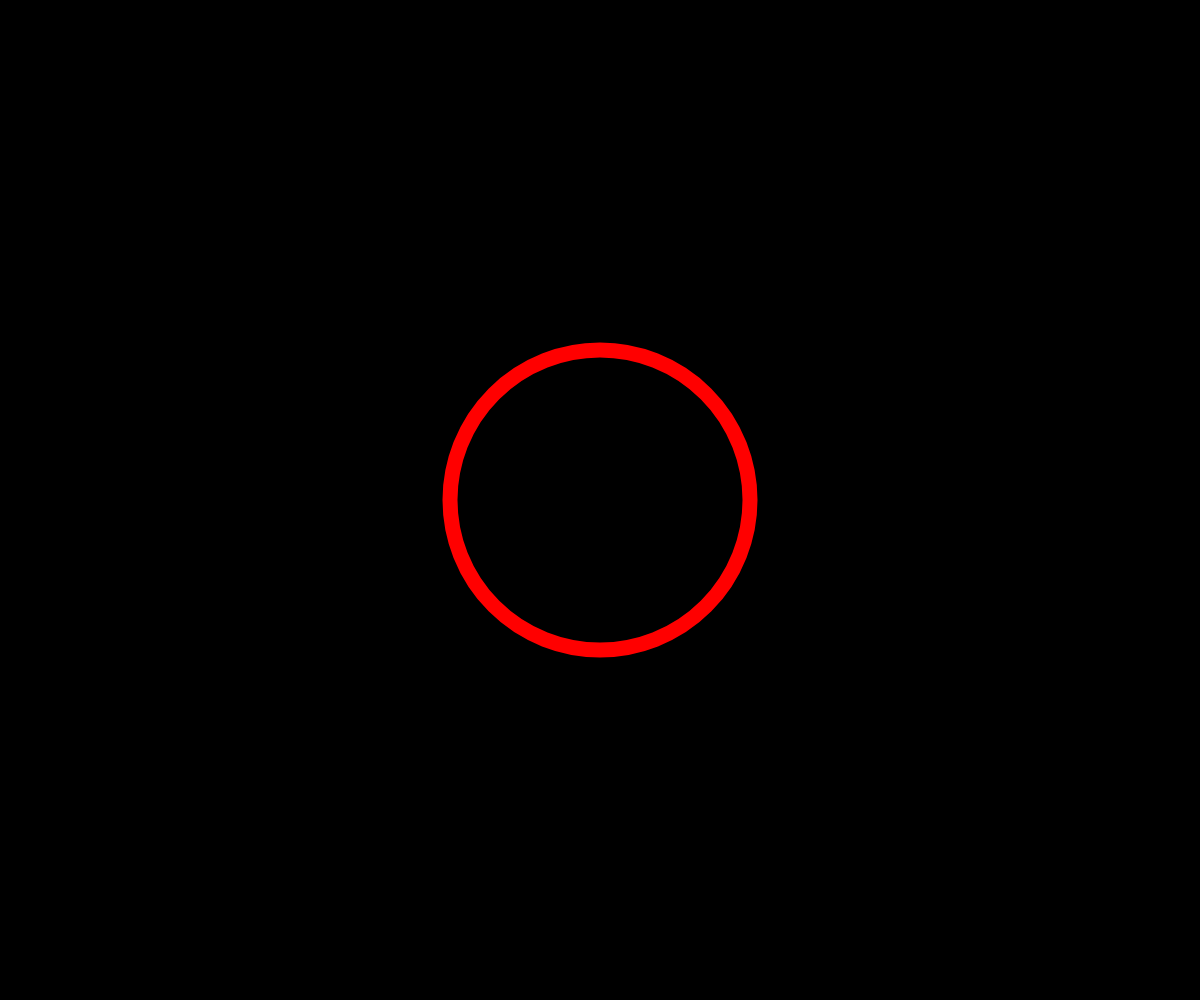
Frame 1 (no input)
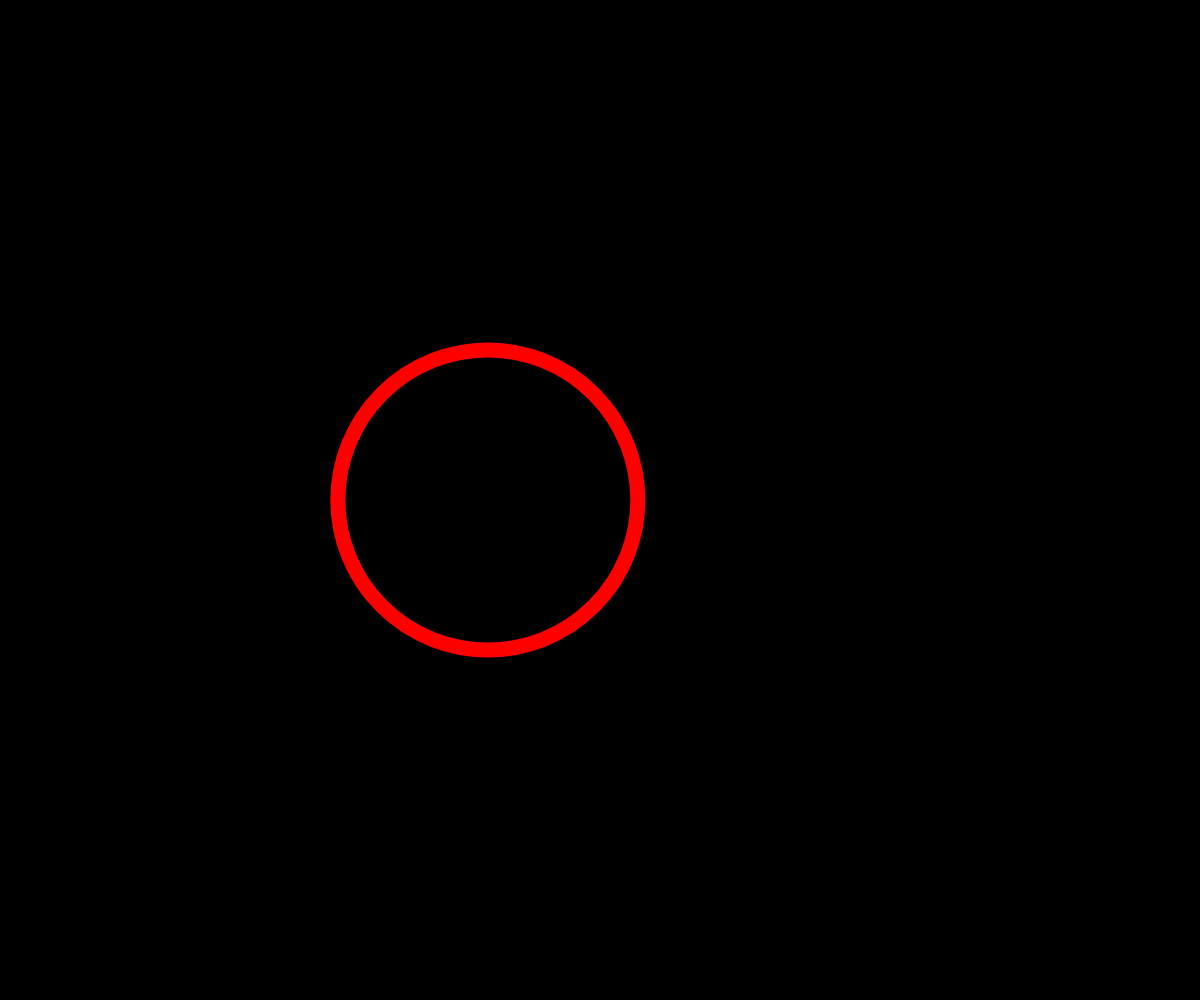
Frame 60 (no input)
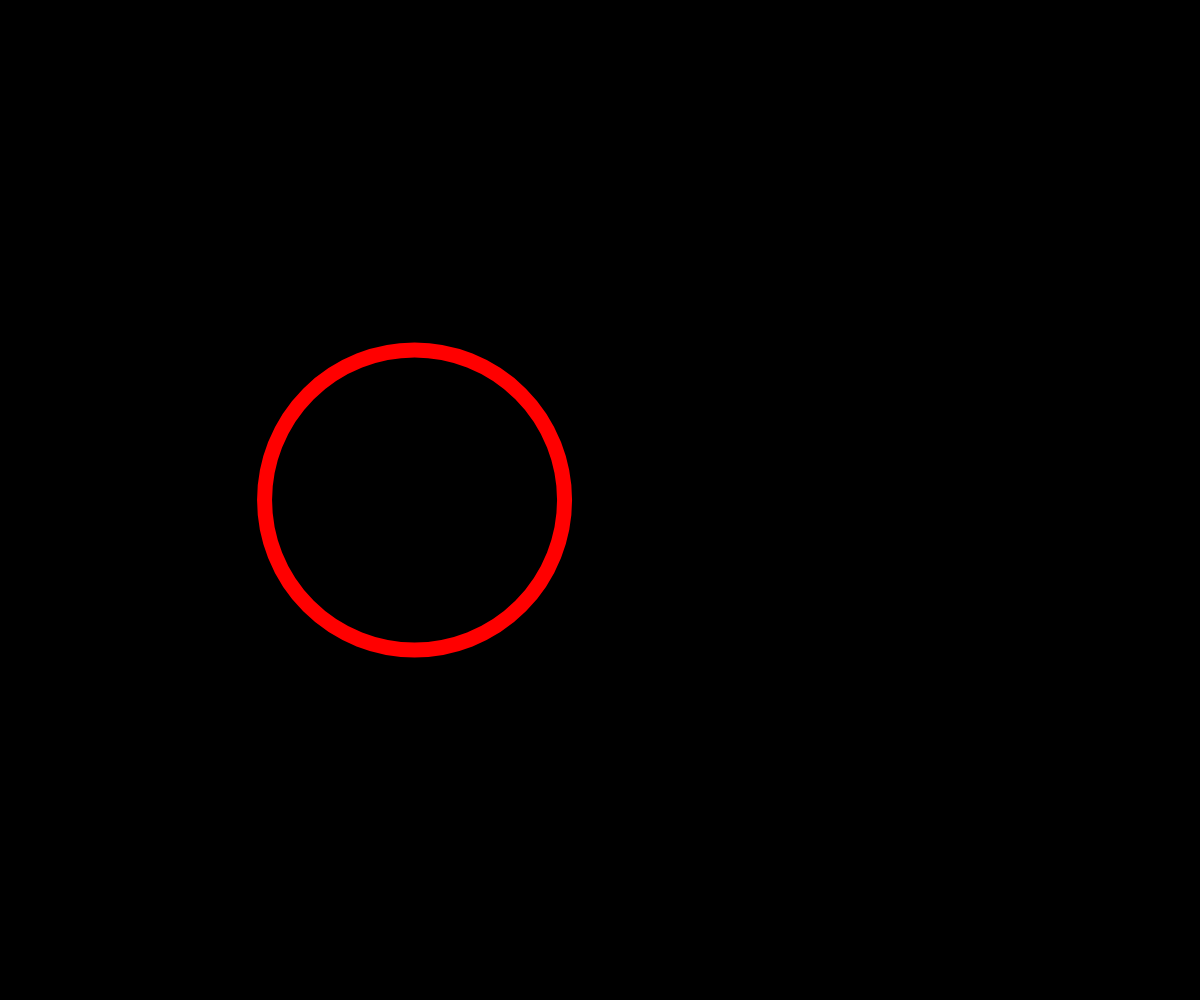
Frame 120 (the mouse pressed at the canvas centre since frame 60)

The p5.js sketch that drew these frames (run headless with seeded random() and noise() and a simulated clock; from frame 60 on, the mouse is pressed at the canvas centre):

// p5.js sketch
// ── sketch.js
/*
Based on p5.js demos by Matt DesLauriers
https://github.com/mattdesl/workshop-p5-intro

The MIT License (MIT) Copyright (c) 2019 Matt DesLauriers

Permission is hereby granted, free of charge, to any person obtaining a copy of this software and associated documentation files (the "Software"), to deal in the Software without restriction, including without limitation the rights to use, copy, modify, merge, publish, distribute, sublicense, and/or sell copies of the Software, and to permit persons to whom the Software is furnished to do so, subject to the following conditions:

The above copyright notice and this permission notice shall be included in all copies or substantial portions of the Software.

THE SOFTWARE IS PROVIDED "AS IS", WITHOUT WARRANTY OF ANY KIND, EXPRESS OR IMPLIED, INCLUDING BUT NOT LIMITED TO THE WARRANTIES OF MERCHANTABILITY, FITNESS FOR A PARTICULAR PURPOSE AND NONINFRINGEMENT. IN NO EVENT SHALL THE AUTHORS OR COPYRIGHT HOLDERS BE LIABLE FOR ANY CLAIM, DAMAGES OR OTHER LIABILITY, WHETHER IN AN ACTION OF CONTRACT, TORT OR OTHERWISE, ARISING FROM, OUT OF OR IN CONNECTION WITH THE SOFTWARE OR THE USE OR OTHER DEALINGS IN THE SOFTWARE.
*/

let angle = 0;

function setup() {
  createCanvas(windowWidth, windowHeight);
  noFill();
  stroke("red");
}

function windowResized() {
  resizeCanvas(windowWidth, windowHeight);
}

function draw() {
  background(0);

  let minDimension = min(width, height);
  
  strokeWeight(minDimension * 0.015);

  let xStart = width * 0.25;
  let xEnd = width * 0.75;
  let x = map(sin(angle), -1, 1, xStart, xEnd);

  let y = height * 0.5;
  let diam = minDimension * 0.3;

  circle(x, y, diam);

  angle += 0.1;

  // angle += 0.05;
}
